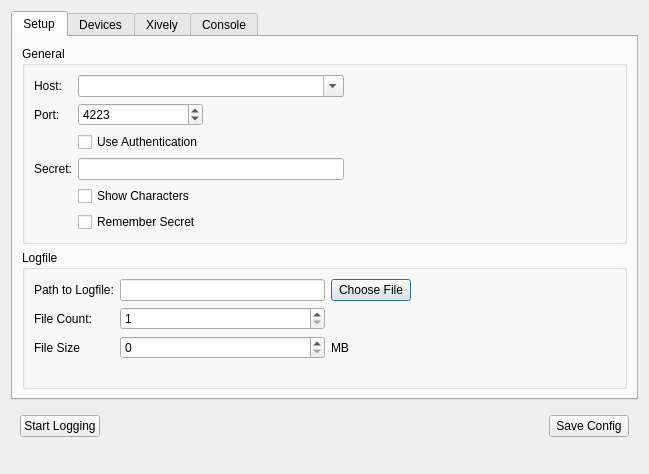
<?xml version="1.0" encoding="UTF-8"?>
<ui version="4.0">
 <class>Dialog</class>
 <widget class="QDialog" name="Dialog">
  <property name="geometry">
   <rect>
    <x>0</x>
    <y>0</y>
    <width>649</width>
    <height>474</height>
   </rect>
  </property>
  <property name="windowTitle">
   <string>Data Logger</string>
  </property>
  <layout class="QGridLayout" name="gridLayout_5">
   <item row="0" column="0">
    <layout class="QVBoxLayout" name="verticalLayout">
     <item>
      <widget class="QTabWidget" name="tab_widget">
       <property name="sizePolicy">
        <sizepolicy hsizetype="Preferred" vsizetype="Preferred">
         <horstretch>0</horstretch>
         <verstretch>0</verstretch>
        </sizepolicy>
       </property>
       <property name="minimumSize">
        <size>
         <width>0</width>
         <height>0</height>
        </size>
       </property>
       <property name="maximumSize">
        <size>
         <width>16777215</width>
         <height>16777215</height>
        </size>
       </property>
       <property name="currentIndex">
        <number>0</number>
       </property>
       <widget class="QWidget" name="tab_setup">
        <attribute name="title">
         <string>Setup</string>
        </attribute>
        <layout class="QHBoxLayout" name="horizontalLayout">
         <item>
          <layout class="QGridLayout" name="gridLayout">
           <item row="0" column="0">
            <widget class="QGroupBox" name="groupBox">
             <property name="title">
              <string>General</string>
             </property>
             <layout class="QGridLayout" name="gridLayout_2">
              <item row="1" column="1">
               <widget class="QSpinBox" name="spinbox_port">
                <property name="minimum">
                 <number>1</number>
                </property>
                <property name="maximum">
                 <number>65535</number>
                </property>
                <property name="value">
                 <number>4223</number>
                </property>
               </widget>
              </item>
              <item row="0" column="0">
               <widget class="QLabel" name="label">
                <property name="sizePolicy">
                 <sizepolicy hsizetype="Fixed" vsizetype="Preferred">
                  <horstretch>0</horstretch>
                  <verstretch>0</verstretch>
                 </sizepolicy>
                </property>
                <property name="text">
                 <string>Host:</string>
                </property>
               </widget>
              </item>
              <item row="1" column="0">
               <widget class="QLabel" name="label_2">
                <property name="sizePolicy">
                 <sizepolicy hsizetype="Fixed" vsizetype="Preferred">
                  <horstretch>0</horstretch>
                  <verstretch>0</verstretch>
                 </sizepolicy>
                </property>
                <property name="text">
                 <string>Port:</string>
                </property>
               </widget>
              </item>
              <item row="3" column="0">
               <widget class="QLabel" name="label_secret">
                <property name="text">
                 <string>Secret:</string>
                </property>
               </widget>
              </item>
              <item row="2" column="1">
               <widget class="QCheckBox" name="checkbox_authentication">
                <property name="text">
                 <string>Use Authentication</string>
                </property>
               </widget>
              </item>
              <item row="4" column="1">
               <widget class="QCheckBox" name="checkbox_secret_show">
                <property name="text">
                 <string>Show Characters</string>
                </property>
               </widget>
              </item>
              <item row="5" column="1">
               <widget class="QCheckBox" name="checkbox_remember_secret">
                <property name="toolTip">
                 <string>Warning: Secret is stored in plain text without any protection!</string>
                </property>
                <property name="text">
                 <string>Remember Secret</string>
                </property>
               </widget>
              </item>
              <item row="3" column="1" colspan="2">
               <widget class="QLineEdit" name="edit_secret">
                <property name="maxLength">
                 <number>64</number>
                </property>
               </widget>
              </item>
              <item row="0" column="1" colspan="2">
               <widget class="QComboBox" name="combo_host">
                <property name="editable">
                 <bool>true</bool>
                </property>
                <property name="insertPolicy">
                 <enum>QComboBox::NoInsert</enum>
                </property>
                <property name="sizeAdjustPolicy">
                 <enum>QComboBox::AdjustToMinimumContentsLength</enum>
                </property>
               </widget>
              </item>
              <item row="1" column="2">
               <spacer name="horizontalSpacer_4">
                <property name="orientation">
                 <enum>Qt::Horizontal</enum>
                </property>
                <property name="sizeHint" stdset="0">
                 <size>
                  <width>40</width>
                  <height>20</height>
                 </size>
                </property>
               </spacer>
              </item>
              <item row="0" column="4">
               <spacer name="horizontalSpacer_3">
                <property name="orientation">
                 <enum>Qt::Horizontal</enum>
                </property>
                <property name="sizeHint" stdset="0">
                 <size>
                  <width>40</width>
                  <height>20</height>
                 </size>
                </property>
               </spacer>
              </item>
              <item row="0" column="3">
               <spacer name="horizontalSpacer">
                <property name="orientation">
                 <enum>Qt::Horizontal</enum>
                </property>
                <property name="sizeHint" stdset="0">
                 <size>
                  <width>40</width>
                  <height>20</height>
                 </size>
                </property>
               </spacer>
              </item>
             </layout>
            </widget>
           </item>
           <item row="1" column="0">
            <widget class="QGroupBox" name="groupBox_2">
             <property name="title">
              <string>Logfile</string>
             </property>
             <layout class="QGridLayout" name="gridLayout_3">
              <item row="2" column="2">
               <widget class="QLabel" name="label_6">
                <property name="text">
                 <string>MB</string>
                </property>
               </widget>
              </item>
              <item row="0" column="0">
               <widget class="QLabel" name="label_3">
                <property name="text">
                 <string>Path to Logfile:</string>
                </property>
               </widget>
              </item>
              <item row="1" column="1">
               <widget class="QSpinBox" name="spinBox">
                <property name="minimum">
                 <number>1</number>
                </property>
                <property name="maximum">
                 <number>100</number>
                </property>
               </widget>
              </item>
              <item row="1" column="0">
               <widget class="QLabel" name="label_4">
                <property name="text">
                 <string>File Count:</string>
                </property>
               </widget>
              </item>
              <item row="2" column="0">
               <widget class="QLabel" name="label_5">
                <property name="text">
                 <string>File Size</string>
                </property>
               </widget>
              </item>
              <item row="2" column="1">
               <widget class="QSpinBox" name="spinBox_2"/>
              </item>
              <item row="3" column="1">
               <spacer name="verticalSpacer">
                <property name="orientation">
                 <enum>Qt::Vertical</enum>
                </property>
                <property name="sizeHint" stdset="0">
                 <size>
                  <width>20</width>
                  <height>40</height>
                 </size>
                </property>
               </spacer>
              </item>
              <item row="0" column="1">
               <widget class="QLineEdit" name="lineEdit">
                <property name="readOnly">
                 <bool>true</bool>
                </property>
               </widget>
              </item>
              <item row="0" column="2">
               <widget class="QPushButton" name="btn_set_logfile">
                <property name="text">
                 <string>Choose File</string>
                </property>
               </widget>
              </item>
              <item row="2" column="3">
               <spacer name="horizontalSpacer_2">
                <property name="orientation">
                 <enum>Qt::Horizontal</enum>
                </property>
                <property name="sizeHint" stdset="0">
                 <size>
                  <width>40</width>
                  <height>20</height>
                 </size>
                </property>
               </spacer>
              </item>
             </layout>
            </widget>
           </item>
          </layout>
         </item>
        </layout>
       </widget>
       <widget class="QWidget" name="tab_devices">
        <attribute name="title">
         <string>Devices</string>
        </attribute>
       </widget>
       <widget class="QWidget" name="tab_xively">
        <attribute name="title">
         <string>Xively</string>
        </attribute>
        <layout class="QGridLayout" name="gridLayout_4">
         <item row="0" column="0">
          <widget class="QCheckBox" name="checkbox_xively">
           <property name="text">
            <string>Use Xively</string>
           </property>
          </widget>
         </item>
         <item row="2" column="2">
          <widget class="QLabel" name="label_11">
           <property name="text">
            <string/>
           </property>
          </widget>
         </item>
         <item row="1" column="0" rowspan="2" colspan="3">
          <widget class="QGroupBox" name="groupBox_xively">
           <property name="title">
            <string>Xively Setup</string>
           </property>
           <layout class="QGridLayout" name="gridLayout_7">
            <item row="1" column="0">
             <widget class="QLabel" name="label_8">
              <property name="text">
               <string>Feed</string>
              </property>
             </widget>
            </item>
            <item row="0" column="0">
             <widget class="QLabel" name="label_7">
              <property name="text">
               <string>Agent:</string>
              </property>
             </widget>
            </item>
            <item row="3" column="2">
             <widget class="QLabel" name="label_12">
              <property name="text">
               <string>Minute</string>
              </property>
             </widget>
            </item>
            <item row="3" column="1">
             <widget class="QSpinBox" name="spinBox_3">
              <property name="minimum">
               <number>1</number>
              </property>
              <property name="maximum">
               <number>60</number>
              </property>
             </widget>
            </item>
            <item row="2" column="0">
             <widget class="QLabel" name="label_9">
              <property name="text">
               <string>API Key:</string>
              </property>
             </widget>
            </item>
            <item row="3" column="0">
             <widget class="QLabel" name="label_10">
              <property name="text">
               <string>Upload Rate</string>
              </property>
             </widget>
            </item>
            <item row="4" column="1">
             <spacer name="verticalSpacer_2">
              <property name="orientation">
               <enum>Qt::Vertical</enum>
              </property>
              <property name="sizeHint" stdset="0">
               <size>
                <width>20</width>
                <height>40</height>
               </size>
              </property>
             </spacer>
            </item>
            <item row="2" column="1">
             <widget class="QLineEdit" name="lineEdit_4"/>
            </item>
            <item row="1" column="1">
             <widget class="QLineEdit" name="lineEdit_3"/>
            </item>
            <item row="0" column="1">
             <widget class="QLineEdit" name="lineEdit_2">
              <property name="text">
               <string>Tinkerforge Xively</string>
              </property>
             </widget>
            </item>
            <item row="3" column="3">
             <spacer name="horizontalSpacer_6">
              <property name="orientation">
               <enum>Qt::Horizontal</enum>
              </property>
              <property name="sizeHint" stdset="0">
               <size>
                <width>40</width>
                <height>20</height>
               </size>
              </property>
             </spacer>
            </item>
           </layout>
          </widget>
         </item>
        </layout>
       </widget>
       <widget class="QWidget" name="tab_console">
        <attribute name="title">
         <string>Console</string>
        </attribute>
        <layout class="QHBoxLayout" name="horizontalLayout_2">
         <item>
          <widget class="QTextEdit" name="txt_console">
           <property name="readOnly">
            <bool>true</bool>
           </property>
          </widget>
         </item>
        </layout>
       </widget>
      </widget>
     </item>
    </layout>
   </item>
   <item row="1" column="0">
    <widget class="QWidget" name="widget" native="true">
     <layout class="QGridLayout" name="gridLayout_6">
      <item row="1" column="1">
       <spacer name="horizontalSpacer_5">
        <property name="orientation">
         <enum>Qt::Horizontal</enum>
        </property>
        <property name="sizeHint" stdset="0">
         <size>
          <width>40</width>
          <height>20</height>
         </size>
        </property>
       </spacer>
      </item>
      <item row="1" column="2">
       <widget class="QPushButton" name="btn_save_config">
        <property name="text">
         <string>Save Config</string>
        </property>
       </widget>
      </item>
      <item row="1" column="0">
       <widget class="QPushButton" name="btn_start_logging">
        <property name="text">
         <string>Start Logging</string>
        </property>
       </widget>
      </item>
      <item row="2" column="1">
       <spacer name="verticalSpacer_3">
        <property name="orientation">
         <enum>Qt::Vertical</enum>
        </property>
        <property name="sizeHint" stdset="0">
         <size>
          <width>20</width>
          <height>40</height>
         </size>
        </property>
       </spacer>
      </item>
     </layout>
    </widget>
   </item>
  </layout>
 </widget>
 <resources/>
 <connections/>
</ui>
